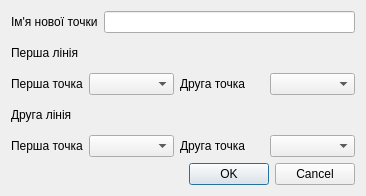
<?xml version="1.0" encoding="UTF-8"?>
<ui version="4.0">
 <class>DialogLineIntersect</class>
 <widget class="QDialog" name="DialogLineIntersect">
  <property name="geometry">
   <rect>
    <x>0</x>
    <y>0</y>
    <width>366</width>
    <height>196</height>
   </rect>
  </property>
  <property name="windowTitle">
   <string>Dialog</string>
  </property>
  <layout class="QVBoxLayout" name="verticalLayout">
   <item>
    <layout class="QHBoxLayout" name="horizontalLayout_4">
     <item>
      <widget class="QLabel" name="label_4">
       <property name="sizePolicy">
        <sizepolicy hsizetype="Fixed" vsizetype="Fixed">
         <horstretch>0</horstretch>
         <verstretch>0</verstretch>
        </sizepolicy>
       </property>
       <property name="text">
        <string>Ім'я нової точки</string>
       </property>
      </widget>
     </item>
     <item>
      <widget class="QLineEdit" name="lineEditNamePoint"/>
     </item>
    </layout>
   </item>
   <item>
    <widget class="QLabel" name="label">
     <property name="text">
      <string>Перша лінія</string>
     </property>
    </widget>
   </item>
   <item>
    <layout class="QHBoxLayout" name="horizontalLayout_3">
     <item>
      <widget class="QLabel" name="label_3">
       <property name="sizePolicy">
        <sizepolicy hsizetype="Fixed" vsizetype="Fixed">
         <horstretch>0</horstretch>
         <verstretch>0</verstretch>
        </sizepolicy>
       </property>
       <property name="text">
        <string>Перша точка</string>
       </property>
      </widget>
     </item>
     <item>
      <widget class="QComboBox" name="comboBoxP1Line1"/>
     </item>
     <item>
      <widget class="QLabel" name="label_5">
       <property name="text">
        <string>Друга точка</string>
       </property>
      </widget>
     </item>
     <item>
      <widget class="QComboBox" name="comboBoxP2Line1"/>
     </item>
    </layout>
   </item>
   <item>
    <widget class="QLabel" name="label_2">
     <property name="text">
      <string>Друга лінія</string>
     </property>
    </widget>
   </item>
   <item>
    <layout class="QHBoxLayout" name="horizontalLayout_5">
     <item>
      <widget class="QLabel" name="label_6">
       <property name="sizePolicy">
        <sizepolicy hsizetype="Fixed" vsizetype="Fixed">
         <horstretch>0</horstretch>
         <verstretch>0</verstretch>
        </sizepolicy>
       </property>
       <property name="text">
        <string>Перша точка</string>
       </property>
      </widget>
     </item>
     <item>
      <widget class="QComboBox" name="comboBoxP1Line2"/>
     </item>
     <item>
      <widget class="QLabel" name="label_7">
       <property name="text">
        <string>Друга точка</string>
       </property>
      </widget>
     </item>
     <item>
      <widget class="QComboBox" name="comboBoxP2Line2"/>
     </item>
    </layout>
   </item>
   <item>
    <widget class="QDialogButtonBox" name="buttonBox">
     <property name="orientation">
      <enum>Qt::Horizontal</enum>
     </property>
     <property name="standardButtons">
      <set>QDialogButtonBox::Cancel|QDialogButtonBox::Ok</set>
     </property>
    </widget>
   </item>
  </layout>
 </widget>
 <resources/>
 <connections>
  <connection>
   <sender>buttonBox</sender>
   <signal>accepted()</signal>
   <receiver>DialogLineIntersect</receiver>
   <slot>accept()</slot>
   <hints>
    <hint type="sourcelabel">
     <x>248</x>
     <y>254</y>
    </hint>
    <hint type="destinationlabel">
     <x>157</x>
     <y>274</y>
    </hint>
   </hints>
  </connection>
  <connection>
   <sender>buttonBox</sender>
   <signal>rejected()</signal>
   <receiver>DialogLineIntersect</receiver>
   <slot>reject()</slot>
   <hints>
    <hint type="sourcelabel">
     <x>316</x>
     <y>260</y>
    </hint>
    <hint type="destinationlabel">
     <x>286</x>
     <y>274</y>
    </hint>
   </hints>
  </connection>
 </connections>
</ui>
